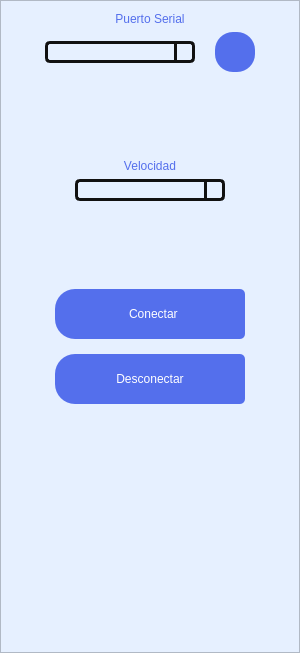
           <widget class="QFrame" name="frame_menu">
            <property name="minimumSize">
             <size>
              <width>300</width>
              <height>0</height>
             </size>
            </property>
            <property name="maximumSize">
             <size>
              <width>0</width>
              <height>16777215</height>
             </size>
            </property>
            <property name="styleSheet">
             <string notr="true">QFrame{
background-color: rgb(230, 240, 255);
}

QPushButton{
background-color: rgb(84,111,236);
border-top-left-radius:20px;
border-bottom-left-radius:20px;
border-top-right-radius:5px;
border-bottom-right-radius:5px;
color:rgb(255, 255, 255);
font: 77 12pt &quot;Arial Black&quot;;
}

QPushButton:hover{
background-color: rgb(39,74,233);
border-top-left-radius:20px;
border-bottom-left-radius:20px;
color:rgb(255,255,255);
font: 77 12pt &quot;Arial Black&quot;;
border-top-right-radius:5px;
border-bottom-right-radius:5px;
}


QLabel{
color:rgb(84,111,236);
font: 77 12pt &quot;Arial Black&quot;;
}
</string>
            </property>
            <property name="frameShape">
             <enum>QFrame::StyledPanel</enum>
            </property>
            <property name="frameShadow">
             <enum>QFrame::Raised</enum>
            </property>
            <layout class="QVBoxLayout" name="verticalLayout_5">
             <item>
              <layout class="QHBoxLayout" name="horizontalLayout_6">
               <item>
                <spacer name="horizontalSpacer_7">
                 <property name="orientation">
                  <enum>Qt::Horizontal</enum>
                 </property>
                 <property name="sizeHint" stdset="0">
                  <size>
                   <width>13</width>
                   <height>20</height>
                  </size>
                 </property>
                </spacer>
               </item>
               <item>
                <layout class="QVBoxLayout" name="verticalLayout_3">
                 <item>
                  <widget class="QLabel" name="label_2">
                   <property name="text">
                    <string>Puerto Serial</string>
                   </property>
                   <property name="alignment">
                    <set>Qt::AlignCenter</set>
                   </property>
                  </widget>
                 </item>
                 <item>
                  <layout class="QHBoxLayout" name="horizontalLayout_4">
                   <property name="spacing">
                    <number>20</number>
                   </property>
                   <item>
                    <widget class="QComboBox" name="comboBox_puerto">
                     <property name="minimumSize">
                      <size>
                       <width>150</width>
                       <height>0</height>
                      </size>
                     </property>
                     <property name="styleSheet">
                      <string notr="true">QComboBox{
border:3px solid #111111;
border-radius: 5px;
min-width: 6em;
background-color: rgb(230, 240, 255);
font: 87 10pt &quot;Arial Black&quot;;
}

QComboBox::drop-down{
subcontrol-origin:padding;
subcontrol-position: top right;
width: 15px;
border-left-width: 3px;
border-left-color:#111111;
border-left-style:solid;
border-top-right-radius: 4px;
border-bottom-right-radius: 4px;
}

QComboBox QAbstractItemView{
background:#2c2c2c;
selection-background-color:#ff0037;
color:rgb(218,0,55);
}</string>
                     </property>
                    </widget>
                   </item>
                   <item>
                    <widget class="QPushButton" name="btn_actualizar">
                     <property name="minimumSize">
                      <size>
                       <width>40</width>
                       <height>40</height>
                      </size>
                     </property>
                     <property name="maximumSize">
                      <size>
                       <width>40</width>
                       <height>16777215</height>
                      </size>
                     </property>
                     <property name="styleSheet">
                      <string notr="true">border-radius:18px;</string>
                     </property>
                     <property name="text">
                      <string/>
                     </property>
                     <property name="icon">
                      <iconset>
                       <normaloff>icons/rotate-cw (1).svg</normaloff>icons/rotate-cw (1).svg</iconset>
                     </property>
                     <property name="iconSize">
                      <size>
                       <width>25</width>
                       <height>25</height>
                      </size>
                     </property>
                    </widget>
                   </item>
                  </layout>
                 </item>
                </layout>
               </item>
               <item>
                <spacer name="horizontalSpacer_6">
                 <property name="orientation">
                  <enum>Qt::Horizontal</enum>
                 </property>
                 <property name="sizeHint" stdset="0">
                  <size>
                   <width>13</width>
                   <height>20</height>
                  </size>
                 </property>
                </spacer>
               </item>
              </layout>
             </item>
             <item>
              <spacer name="verticalSpacer">
               <property name="orientation">
                <enum>Qt::Vertical</enum>
               </property>
               <property name="sizeHint" stdset="0">
                <size>
                 <width>20</width>
                 <height>81</height>
                </size>
               </property>
              </spacer>
             </item>
             <item>
              <layout class="QHBoxLayout" name="horizontalLayout_5">
               <item>
                <spacer name="horizontalSpacer_2">
                 <property name="orientation">
                  <enum>Qt::Horizontal</enum>
                 </property>
                 <property name="sizeHint" stdset="0">
                  <size>
                   <width>28</width>
                   <height>20</height>
                  </size>
                 </property>
                </spacer>
               </item>
               <item>
                <layout class="QVBoxLayout" name="verticalLayout_2">
                 <item>
                  <widget class="QLabel" name="label_4">
                   <property name="text">
                    <string>Velocidad</string>
                   </property>
                   <property name="alignment">
                    <set>Qt::AlignCenter</set>
                   </property>
                  </widget>
                 </item>
                 <item>
                  <widget class="QComboBox" name="comboBox_velocidad">
                   <property name="minimumSize">
                    <size>
                     <width>150</width>
                     <height>0</height>
                    </size>
                   </property>
                   <property name="maximumSize">
                    <size>
                     <width>220</width>
                     <height>16777215</height>
                    </size>
                   </property>
                   <property name="styleSheet">
                    <string notr="true">QComboBox{
border:3px solid #111111;
border-radius: 5px;
min-width: 6em;
background-color: rgb(230, 240, 255);
font: 87 10pt &quot;Arial Black&quot;;
}

QComboBox::drop-down{
subcontrol-origin:padding;
subcontrol-position: top right;
width: 15px;
border-left-width: 3px;
border-left-color:#111111;
border-left-style:solid;
border-top-right-radius: 4px;
border-bottom-right-radius: 4px;
}

QComboBox QAbstractItemView{
background:#2c2c2c;
selection-background-color:#ff0037;
color:rgb(218,0,55);
}</string>
                   </property>
                  </widget>
                 </item>
                </layout>
               </item>
               <item>
                <spacer name="horizontalSpacer_3">
                 <property name="orientation">
                  <enum>Qt::Horizontal</enum>
                 </property>
                 <property name="sizeHint" stdset="0">
                  <size>
                   <width>18</width>
                   <height>20</height>
                  </size>
                 </property>
                </spacer>
               </item>
              </layout>
             </item>
             <item>
              <spacer name="verticalSpacer_2">
               <property name="orientation">
                <enum>Qt::Vertical</enum>
               </property>
               <property name="sizeHint" stdset="0">
                <size>
                 <width>20</width>
                 <height>82</height>
                </size>
               </property>
              </spacer>
             </item>
             <item>
              <layout class="QHBoxLayout" name="horizontalLayout_9">
               <item>
                <spacer name="horizontalSpacer_4">
                 <property name="orientation">
                  <enum>Qt::Horizontal</enum>
                 </property>
                 <property name="sizeHint" stdset="0">
                  <size>
                   <width>18</width>
                   <height>20</height>
                  </size>
                 </property>
                </spacer>
               </item>
               <item>
                <layout class="QVBoxLayout" name="verticalLayout_4">
                 <property name="spacing">
                  <number>15</number>
                 </property>
                 <item>
                  <widget class="QPushButton" name="btn_conectar">
                   <property name="minimumSize">
                    <size>
                     <width>190</width>
                     <height>50</height>
                    </size>
                   </property>
                   <property name="maximumSize">
                    <size>
                     <width>190</width>
                     <height>50</height>
                    </size>
                   </property>
                   <property name="text">
                    <string>  Conectar</string>
                   </property>
                   <property name="icon">
                    <iconset>
                     <normaloff>icons/log-in.svg</normaloff>icons/log-in.svg</iconset>
                   </property>
                   <property name="iconSize">
                    <size>
                     <width>30</width>
                     <height>30</height>
                    </size>
                   </property>
                  </widget>
                 </item>
                 <item>
                  <widget class="QPushButton" name="btn_desconectar">
                   <property name="minimumSize">
                    <size>
                     <width>190</width>
                     <height>50</height>
                    </size>
                   </property>
                   <property name="maximumSize">
                    <size>
                     <width>190</width>
                     <height>50</height>
                    </size>
                   </property>
                   <property name="text">
                    <string>Desconectar</string>
                   </property>
                   <property name="icon">
                    <iconset>
                     <normaloff>icons/log-out.svg</normaloff>icons/log-out.svg</iconset>
                   </property>
                   <property name="iconSize">
                    <size>
                     <width>30</width>
                     <height>30</height>
                    </size>
                   </property>
                  </widget>
                 </item>
                </layout>
               </item>
               <item>
                <spacer name="horizontalSpacer_5">
                 <property name="orientation">
                  <enum>Qt::Horizontal</enum>
                 </property>
                 <property name="sizeHint" stdset="0">
                  <size>
                   <width>18</width>
                   <height>20</height>
                  </size>
                 </property>
                </spacer>
               </item>
              </layout>
             </item>
             <item>
              <spacer name="verticalSpacer_3">
               <property name="orientation">
                <enum>Qt::Vertical</enum>
               </property>
               <property name="sizeHint" stdset="0">
                <size>
                 <width>20</width>
                 <height>81</height>
                </size>
               </property>
              </spacer>
             </item>
             <item>
              <layout class="QHBoxLayout" name="horizontalLayout_10">
               <item>
                <spacer name="horizontalSpacer_10">
                 <property name="orientation">
                  <enum>Qt::Horizontal</enum>
                 </property>
                 <property name="sizeHint" stdset="0">
                  <size>
                   <width>18</width>
                   <height>20</height>
                  </size>
                 </property>
                </spacer>
               </item>
               <item>
                <widget class="QLabel" name="label">
                 <property name="minimumSize">
                  <size>
                   <width>150</width>
                   <height>150</height>
                  </size>
                 </property>
                 <property name="maximumSize">
                  <size>
                   <width>150</width>
                   <height>150</height>
                  </size>
                 </property>
                 <property name="text">
                  <string/>
                 </property>
                 <property name="pixmap">
                  <pixmap>../Modulo_CD/icons/Health-PNG-HD-Quality.png</pixmap>
                 </property>
                 <property name="scaledContents">
                  <bool>true</bool>
                 </property>
                </widget>
               </item>
               <item>
                <spacer name="horizontalSpacer_11">
                 <property name="orientation">
                  <enum>Qt::Horizontal</enum>
                 </property>
                 <property name="sizeHint" stdset="0">
                  <size>
                   <width>18</width>
                   <height>20</height>
                  </size>
                 </property>
                </spacer>
               </item>
              </layout>
             </item>
            </layout>
           </widget>
